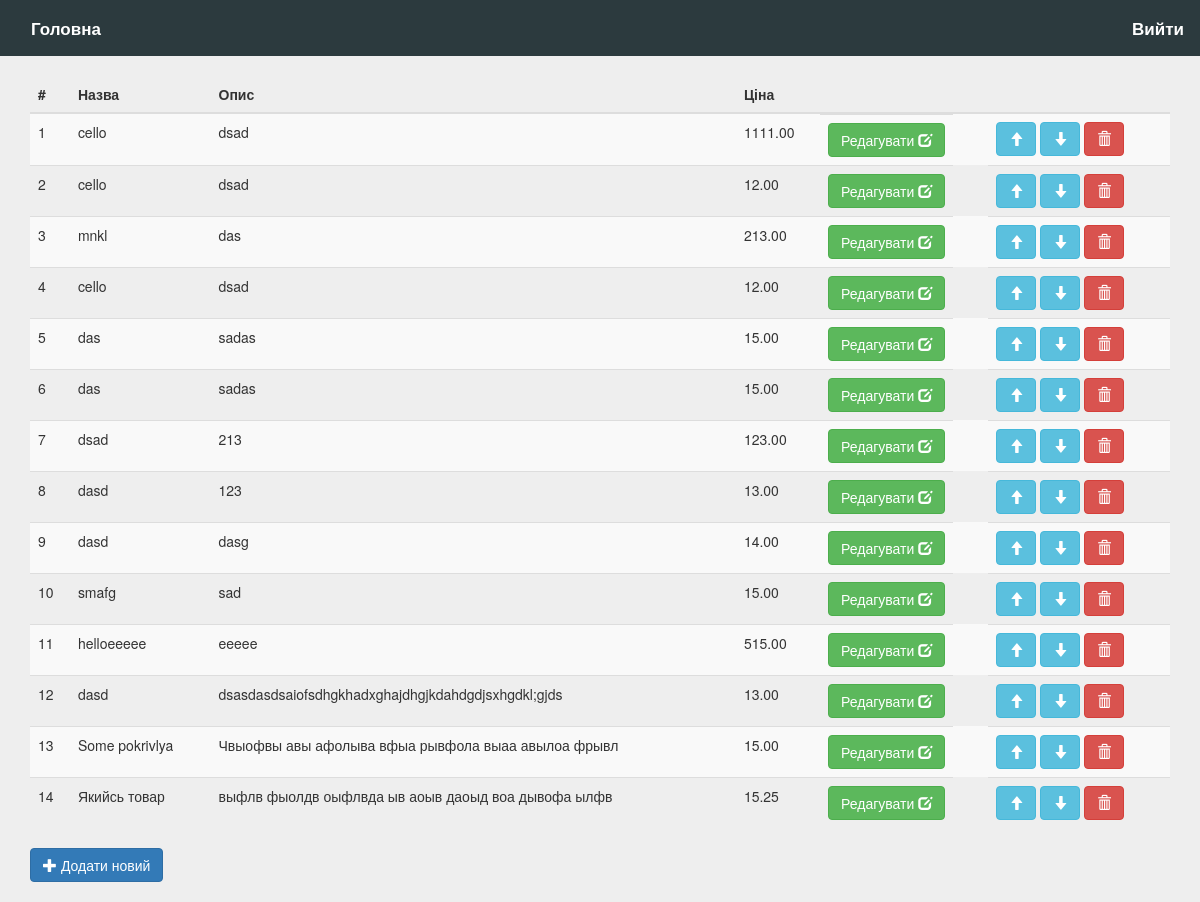
The page /admin/ (signed in) on the database as committed earlier.
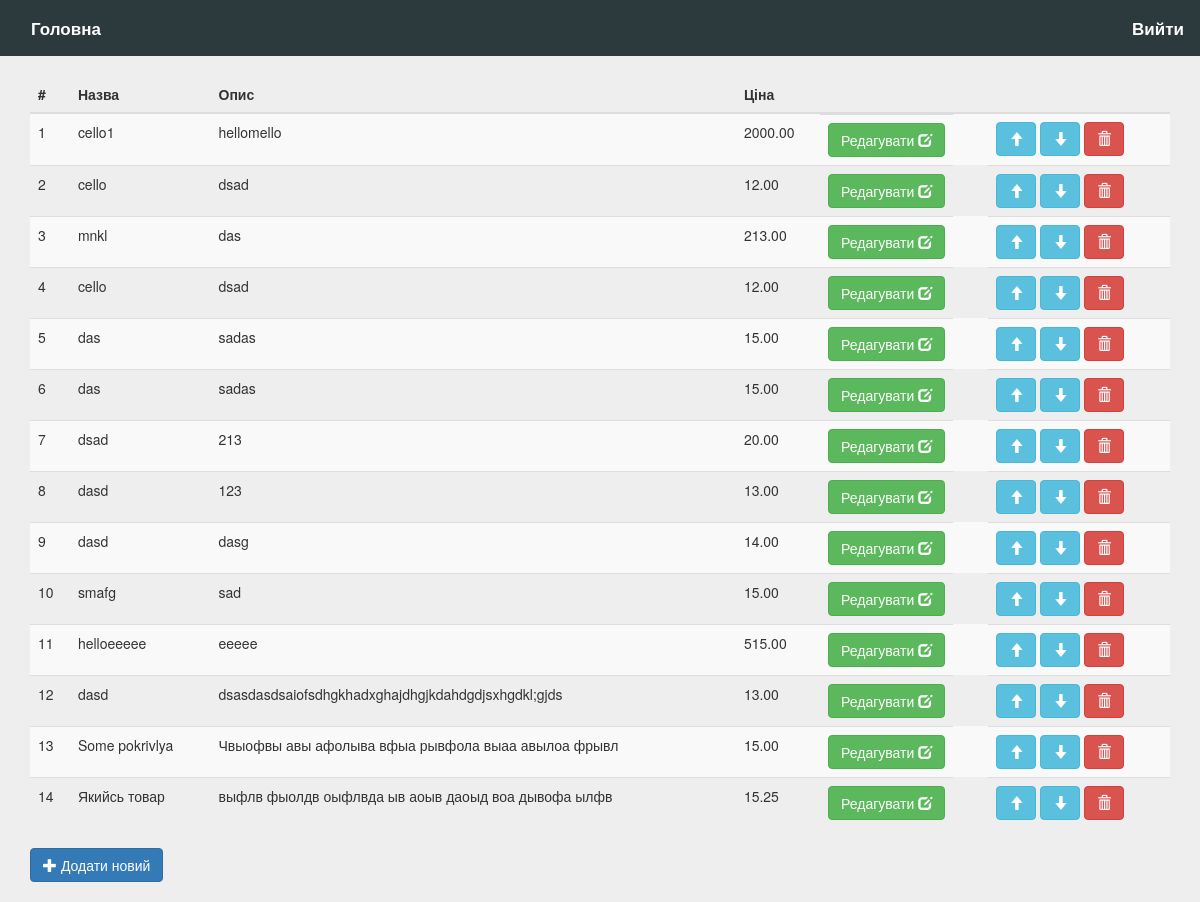
The same page on the database as committed later.
### main/models.py (models this page shows)
class Good(models.Model):
	name = models.CharField(max_length=255)
	description = models.TextField()
	price = models.DecimalField(max_digits=6, decimal_places=2)
	image = models.FileField(upload_to='img/%Y/%m/%d', blank=True)

### admin_panel/views.py (the view)
def index(request):
    if request.user.is_authenticated():
        goods = Good.objects.all()
        return render(request, 'admin_panel/index.html', { 'goods' : goods })
    else:
        return render(request, 'admin_panel/login.html')

### admin_panel/templates/admin_panel/index.html (shortened to what this page needs)
{% extends 'admin_panel/layout.html' %}
{% block content %}
	{% load static %}
	<div class="container body-content">
		<table id="goods" class="table table-hover table-striped ">
                <thead>
                  <tr id="select-all-tr">
                    <th>#</th>
                    <th>Назва</th>
                    <th>Опис</th>
                    <th>Ціна</th>
                    <th></th>
                    <th></th>
                  </tr>
                </thead>
                <tbody>
                {% for good in goods %}
                    <tr class="good-row" id="{{ good.id }}">
                        <td class="good_position">{{ forloop.counter }}</td>
                        <td>{{ good.name }}</td>
                        <td>{{ good.description|slice:":50" }}</td>
                        <td>{{ good.price }}</td>
                        <td style="display: inline-block;">
                            <form action="/admin/edit_good" method="GET">
                                <button class="btn btn-success edit_good" type="submit">Редагувати <span class="glyphicon glyphicon-edit"></span></button>
                            </form>
                        </td>
                        <td>
                            <button type="button" class="btn btn-info move_up"><span class="glyphicon glyphicon-arrow-up"></span></button>
                            <button type="button" class="btn btn-info move_down"><span class="glyphicon glyphicon-arrow-down"></span></button>
                            <button type="button" class="btn btn-danger remove_good"><span class="glyphicon glyphicon-trash"></span></button>
                        </td>
                    </tr>
                {% endfor %}
            </tbody>
        </table>
        <a class="btn btn-primary" href="/admin/add_good"><span class="glyphicon glyphicon-plus"></span> Додати новий</a>
	</div>
{% endblock %}

Rows that differ between the two databases and show on the page:
changed Good: name "cello" → "cello1"; description "dsad" → "hellomello"; price "1111.00" → "2000.00"
changed Good (number 7 of 14 on the later page): price "123.00" → "20.00"
